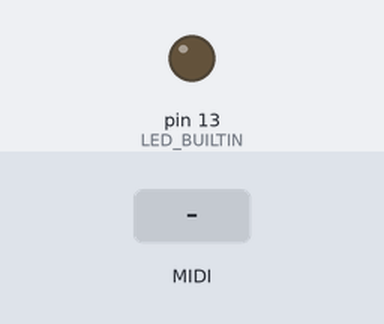
This sketch was run on a simulated Arduino Uno, built with avr-gcc and run on an emulated ATmega328P. Parts: output pins drawn as LEDs (lit = HIGH). The inputs (shaded band) are chosen by the test bench. MIDI output is not drawn.

Above: at 1.2 s.
1.3 s: MIDI note 36 received
At 1.45 s:
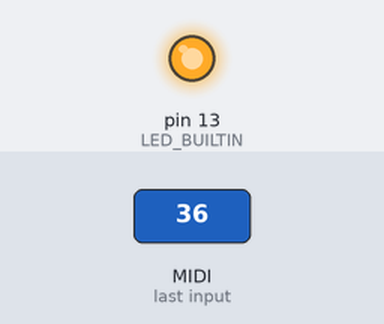
Timing chart, 0 to 4.3 s (numbered marks = the images above; inputs shaded):
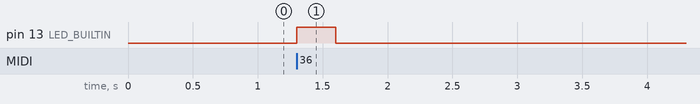

Measured:
- after the input at 1.3 s, pin 13 (LED_BUILTIN): LOW → HIGH at once, → LOW 0.30 s later

The sketch:

midiblue.ino
```cpp
#include <MIDI.h>
#include <SoftwareSerial.h>
SoftwareSerial softSerial(2,3);
struct BleSettings : public midi::DefaultSettings
{
  static const long BaudRate = 9600;
};
//MIDI_CREATE_CUSTOM_INSTANCE(HardwareSerial, Serial, midiB, BleSettings);
MIDI_CREATE_CUSTOM_INSTANCE(SoftwareSerial, softSerial, midiB, BleSettings);

void handleNoteOn(byte channel, byte pitch, byte velocity)
{
  digitalWrite(LED_BUILTIN,HIGH);
 }

void handleNoteOff(byte channel, byte pitch, byte velocity)
{
    digitalWrite(LED_BUILTIN,LOW);

}


void setup()
{
    pinMode(LED_BUILTIN, OUTPUT);

    // Connect the handleNoteOn function to the library,
    // so it is called upon reception of a NoteOn.
    midiB.setHandleNoteOn(handleNoteOn);  // Put only the name of the function

    // Do the same for NoteOffs
    midiB.setHandleNoteOff(handleNoteOff);

    // Initiate MIDI communications, listen to all channels
    midiB.begin(MIDI_CHANNEL_OMNI);
}

void loop()
{
    // Call MIDI.read the fastest you can for real-time performance.
    midiB.read();
}
```
